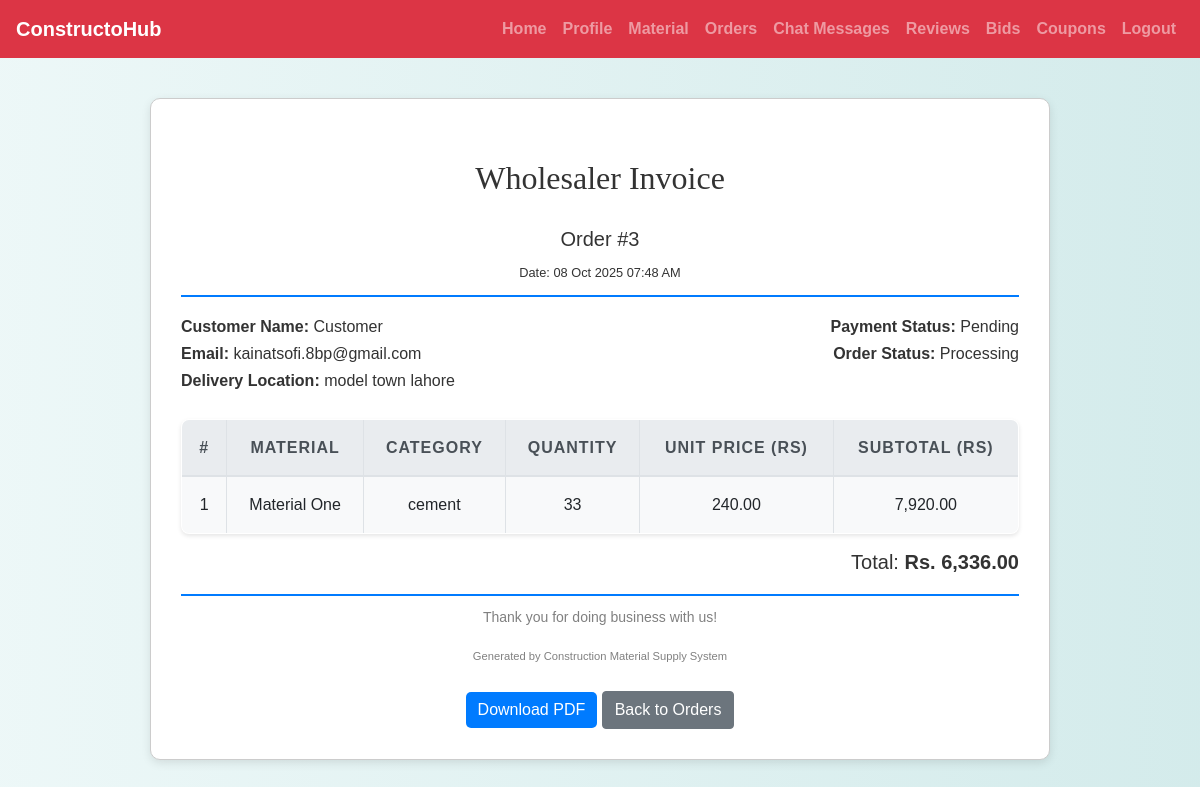
The app's page /wholesaler/generate_invoice.php?order_id=3 (signed in) with its own data.
### tables this page shows
CREATE TABLE `orders` (
  `order_id` int(11) NOT NULL,
  `id` int(11) NOT NULL,
  `total_amount` decimal(10,2) NOT NULL,
  `payment_status` enum('paid','pending','failed') DEFAULT 'pending',
  `order_status` enum('processing','shipped','delivered','cancelled') DEFAULT 'processing',
  `location` varchar(255) NOT NULL,
  `created_at` timestamp NOT NULL DEFAULT current_timestamp()
);

CREATE TABLE `users` (
  `id` int(11) NOT NULL,
  `name` varchar(100) NOT NULL,
  `email` varchar(100) NOT NULL,
  `password` varchar(255) NOT NULL,
  `role` enum('wholesaler','retailer','customer') NOT NULL,
  `status` enum('approved','pending','rejected') DEFAULT 'approved',
  `phone` varchar(20) DEFAULT NULL,
  `address` text DEFAULT NULL,
  `created_at` timestamp NOT NULL DEFAULT current_timestamp()
);

CREATE TABLE `order_items` (
  `order_item_id` int(11) NOT NULL,
  `order_id` int(11) NOT NULL,
  `material_id` int(11) NOT NULL,
  `quantity` int(11) NOT NULL,
  `price` decimal(10,2) NOT NULL,
  `subtotal` decimal(10,2) NOT NULL
);

CREATE TABLE `materials` (
  `material_id` int(11) NOT NULL,
  `supplier_id` int(11) DEFAULT NULL,
  `name` varchar(100) NOT NULL,
  `category` enum('cement','bricks','steel','wood','tiles','sand','gravel','concrete','glass','plumbing','electrical','paint','roofing','insulation','other') DEFAULT 'other',
  `description` text DEFAULT NULL,
  `wholesale_price` decimal(10,2) NOT NULL,
  `retail_price` decimal(10,2) NOT NULL,
  `stock_quantity` int(11) DEFAULT 0,
  `low_stock_threshold` int(11) DEFAULT 10,
  `unit_of_measure` enum('kg','ton','piece','square_meter','cubic_meter','liter','meter','bundle','other') DEFAULT 'other',
  `min_order_quantity` int(11) DEFAULT 1,
  `bulk_discount_percentage` decimal(5,2) DEFAULT 0.00,
  `image` varchar(255) DEFAULT NULL,
  `status` enum('active','inactive') DEFAULT 'active',
  `created_at` timestamp NOT NULL DEFAULT current_timestamp(),
  `updated_at` timestamp NOT NULL DEFAULT current_timestamp() ON UPDATE current_timestamp(),
  `supplier_notes` text DEFAULT NULL
);

### wholesaler/generate_invoice.php (the view, shortened to what this page needs)
<?php
include('config.php');
$order_id = intval($_GET['order_id']);
$order_sql = "
    SELECT o.*, u.name AS customer_name, u.email AS customer_email
    FROM orders o
    JOIN users u ON o.id = u.id
    WHERE o.order_id = ?
";
$stmt = mysqli_prepare($conn, $order_sql);
mysqli_stmt_bind_param($stmt, "i", $order_id);
mysqli_stmt_execute($stmt);
$order_result = mysqli_stmt_get_result($stmt);
$order = mysqli_fetch_assoc($order_result);
$items_sql = "
    SELECT oi.*, m.name AS material_name, m.category
    FROM order_items oi
    JOIN materials m ON oi.material_id = m.material_id
    WHERE oi.order_id = $order_id
";
$items_result = mysqli_query($conn, $items_sql);
$items = [];
while ($row = mysqli_fetch_assoc($items_result)) {
    $items[] = $row;
}
?>
<!DOCTYPE html>
<html lang="en">
<head>
    <link rel="stylesheet" href="https://maxcdn.bootstrapcdn.com/bootstrap/4.5.2/css/bootstrap.min.css">
    <link rel="stylesheet" href="../css/style.css">
</head>
<body>
<?php include('navbar.php'); ?>
<div class="invoice-container" id="invoice">
    <div class="invoice-header text-center">
        <h2>Wholesaler Invoice</h2>
        <h5>Order #<?php echo $order['order_id']; ?></h5>
        <small>Date: <?php echo date("d M Y h:i A", strtotime($order['created_at'])); ?></small>
    </div>
    <div class="row mb-3">
        <div class="col-md-6">
            <h6><strong>Customer Name:</strong> <?php echo htmlspecialchars($order['customer_name']); ?></h6>
            <h6><strong>Email:</strong> <?php echo htmlspecialchars($order['customer_email']); ?></h6>
            <h6><strong>Delivery Location:</strong> <?php echo htmlspecialchars($order['location']); ?></h6>
        </div>
        <div class="col-md-6 text-right">
            <h6><strong>Payment Status:</strong> <?php echo ucfirst($order['payment_status']); ?></h6>
            <h6><strong>Order Status:</strong> <?php echo ucfirst($order['order_status']); ?></h6>
        </div>
    </div>
    <table class="table table-bordered text-center">
        <thead class="thead-light">
            <tr>
                <th>#</th>
                <th>Material</th>
                <th>Category</th>
                <th>Quantity</th>
                <th>Unit Price (Rs)</th>
                <th>Subtotal (Rs)</th>
            </tr>
        </thead>
        <tbody>
            <?php
            $i = 1;
            foreach ($items as $item) {
            ?>
            <tr>
                <td><?php echo $i++; ?></td>
                <td><?php echo htmlspecialchars($item['material_name']); ?></td>
                <td><?php echo htmlspecialchars($item['category']); ?></td>
                <td><?php echo $item['quantity']; ?></td>
                <td><?php echo number_format($item['price'], 2); ?></td>
                <td><?php echo number_format($item['subtotal'], 2); ?></td>
            </tr>
            <?php } ?>
        </tbody>
    </table>
    <h5 class="text-right">Total: <strong>Rs. <?php echo number_format($order['total_amount'], 2); ?></strong></h5>
    <div class="invoice-footer">
        <p>Thank you for doing business with us!</p>
        <small>Generated by Construction Material Supply System</small>
    </div>
    <div class="text-center mt-4">
        <button class="btn btn-primary" onclick="generatePDF()">Download PDF</button>
        <a href="view_orders.php" class="btn btn-secondary">Back to Orders</a>
    </div>
</div>
</body>
</html>

### css/style.css (style rules this page uses)
body { background: linear-gradient(90deg, rgba(233, 246, 246, 0.831), rgba(207, 233, 233, 0.9)); font-family: 'Arial', sans-serif; color: #333; line-height: 1.6; }
h1, h2, h3, h4 { text-align: center; margin-top: 30px; margin-bottom: 30px; font-family: 'Georgia', serif; }
.table { width: 100%; border-collapse: collapse; margin-top: 20px; font-size: 16px; background-color: #ffffff; border-radius: 8px; overflow: hidden; box-shadow: 0 2px 4px rgba(0, 0, 0, 0.1); }
.table th, .table td { padding: 15px; border: 1px solid #dee2e6; text-align: center; }
.table thead th { background-color: #004d4d; color: white; font-weight: bold; text-transform: uppercase; letter-spacing: 1px; }
.table tbody tr:nth-child(odd) { background-color: #f8f9fa; }
.btn-primary { color: #fff; border: none; border-radius: 5px; cursor: pointer; transition: background-color 0.3s ease; }
a { color: #006666; text-decoration: none; font-weight: bold; }

### wholesaler/generate_invoice.php (style rules this page uses)
.invoice-container { max-width: 900px; margin: 40px auto; border: 1px solid #ccc; border-radius: 10px; padding: 30px; background: #fff; box-shadow: 0 3px 10px rgba(0,0,0,0.1); }
.invoice-header { border-bottom: 2px solid #007bff; margin-bottom: 20px; padding-bottom: 10px; }
.invoice-footer { border-top: 2px solid #007bff; margin-top: 20px; padding-top: 10px; text-align: center; font-size: 14px; color: gray; }

### records on screen
orders: order_id "3", created_at "08 Oct 2025 07:48 AM", id.name "Customer", id.email "kainatsofi.8bp@gmail.com", location "model town lahore", payment_status "Pending", order_status "Processing", total_amount "6,336.00"
order_items: material.name "Material One", material.category "cement", quantity "33", price "240.00", subtotal "7,920.00"
